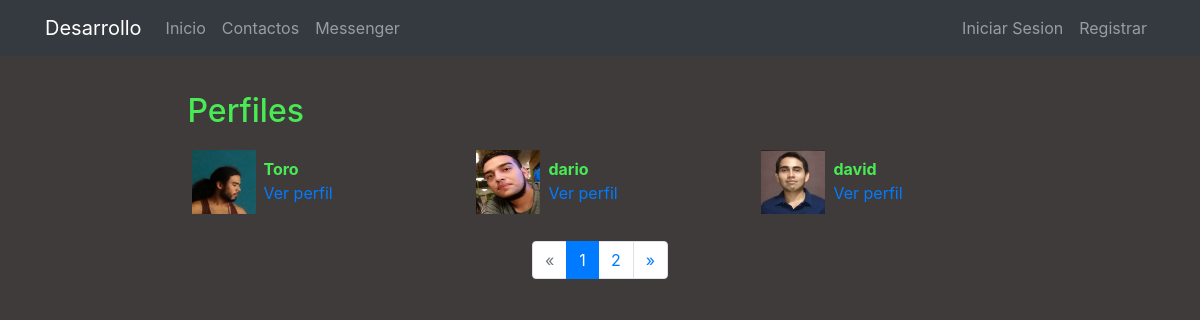
/profiles/, run on the app's committed database.
### registration/models.py (models this page shows)
class Profile(models.Model):
    user = models.OneToOneField(User, on_delete=models.CASCADE)
    avatar = models.ImageField(upload_to=custom_upload_avatar, null=True, blank=True)
    bio = models.TextField(null=True, blank=True)
    link = models.URLField(max_length=200, null=True, blank=True)
    class Meta:
        ordering = ['user__username']

### profiles/views.py (the view)
# urls.py: path('', ProfileListView.as_view(), name='list'),
class ProfileListView(ListView):
    model = Profile
    template_name = 'profiles/profile_list.html'
    paginate_by = 3

### profiles/templates/profiles/profile_list.html (shortened to what this page needs)
{% extends 'core/base.html' %}
{% load static %}
{% block content %}
<main role="main">
  <div class="container">
    <div class="row mt-3">
      <div class="col-md-9 mx-auto mb-5">
        <h2>Perfiles</h2>
        <div class="row">
          {% for profile in profile_list %}
            <div class="col-md-4 mt-2 mb-3 ">
              <div class="row p-1">
                <div class="col-md-12">
                  {% if profile.avatar %}
                    <img src="{{profile.avatar.url}}" class="img-fluid profile-avatar">
                  {% else %}
                    <img src="{% static 'registration/img/no-avatar.jpg' %}" class="img-fluid profile-avatar">
                  {% endif %}
                  <p class="profile-data">
                    <b>{{profile.user|truncatechars:"16"}}</b><br>
                    <a href="{% url 'profiles:detail' profile.user %}">Ver perfil</a>
                  </p>
                </div>
              </div>
            </div>
          {% endfor %}
        </div>
        {% if is_paginated %}
          <nav aria-label="Page navigation">
            <ul class="pagination justify-content-center">
              {% if page_obj.has_previous %}
                <li class="page-item ">
                  <a class="page-link" href="?page={{ page_obj.previous_page_number }}">&laquo;</a>
                </li>
              {% else %}
                <li class="page-item disabled">
                  <a class="page-link" href="#" tabindex="-1">&laquo;</a>
                </li>
              {% endif %}
              {% for i in paginator.page_range %}
                <li class="page-item {% if page_obj.number == i %}active{% endif %}">
                  <a class="page-link" href="?page={{ i }}">{{ i }}</a>
                </li>
              {% endfor %}
              {% if page_obj.has_next %}
                <li class="page-item ">
                  <a class="page-link" href="?page={{ page_obj.next_page_number }}">&raquo;</a>
                </li>
              {% else %}
                <li class="page-item disabled">
                  <a class="page-link" href="#" tabindex="-1">&raquo;</a>
                </li>
              {% endif %}
            </ul>
          </nav>
        {% endif %}
      </div>
    </div>
  </div>
</main>
{% endblock %}

### core/templates/core/base.html (shortened to what this page needs)
<!DOCTYPE html>
<html lang="es">
  <head>
    {% load static %}
    <link href="{% static 'core/vendor/bootstrap/css/bootstrap.min.css' %}" rel="stylesheet">
    <link href="{% static 'core/vendor/font-awesome/css/font-awesome.min.css' %}" rel="stylesheet" type="text/css">
    <link href="{% static 'core/css/main.css' %}" rel="stylesheet">
  </head>
  <body>
    <body>
      <nav class="navbar navbar-expand-lg navbar-dark bg-dark">
        <div class="container">
          <a class="navbar-brand" href="{% url 'home' %}">Desarrollo</a>
          <div class="collapse navbar-collapse" id="ned">
            <ul class="navbar-nav mr-auto">
              <li class="nav-item">
                <a class="nav-link" href="{% url 'home' %}">Inicio</a>
              </li>
              <li class="nav-item">
                <a class="nav-link" href="{% url 'profiles:list' %}">Contactos</a>
              </li>
                <li class="nav-item">
                  <a class="nav-link" href="{% url 'messenger:list' %}">Messenger</a>
                </li>
            </ul>
            <ul class="navbar-nav">
              {% if not request.user.is_authenticated %}
                <li class="nav-item">
                  <a class="nav-link" href="{% url 'login' %}">Iniciar Sesion</a>
                </li>
                <li class="nav-item">
                  <a class="nav-link" href="{% url 'signup' %}">Registrar</a>
                </li>
              {% endif %}
            </ul>
          </div>
        </div>
      </nav>
      {% block content %}{% endblock %}
  </body>
</html>

### core/static/core/css/main.css (style rules this page uses)
main { padding-top: 20px; }
:root { --jumbotron-padding-y: 3rem; }
body { background-color: #3f3b3b; background-size: cover; color: #49EB54; }
a { color: #007bff; text-decoration: none; background-color: transparent; }

### profiles/templates/profiles/profile_list.html (style rules this page uses)
.profile-avatar { float:left;width:4rem;height:4rem }
.profile-data { padding-left:4.5rem;padding-top:.4rem; }

### data on the page
Profile: avatar (picture), user "Toro"
Profile: avatar (picture), user "dario"
Profile: avatar (picture), user "david"

### other printed values
{{ i }} "1" "2"
